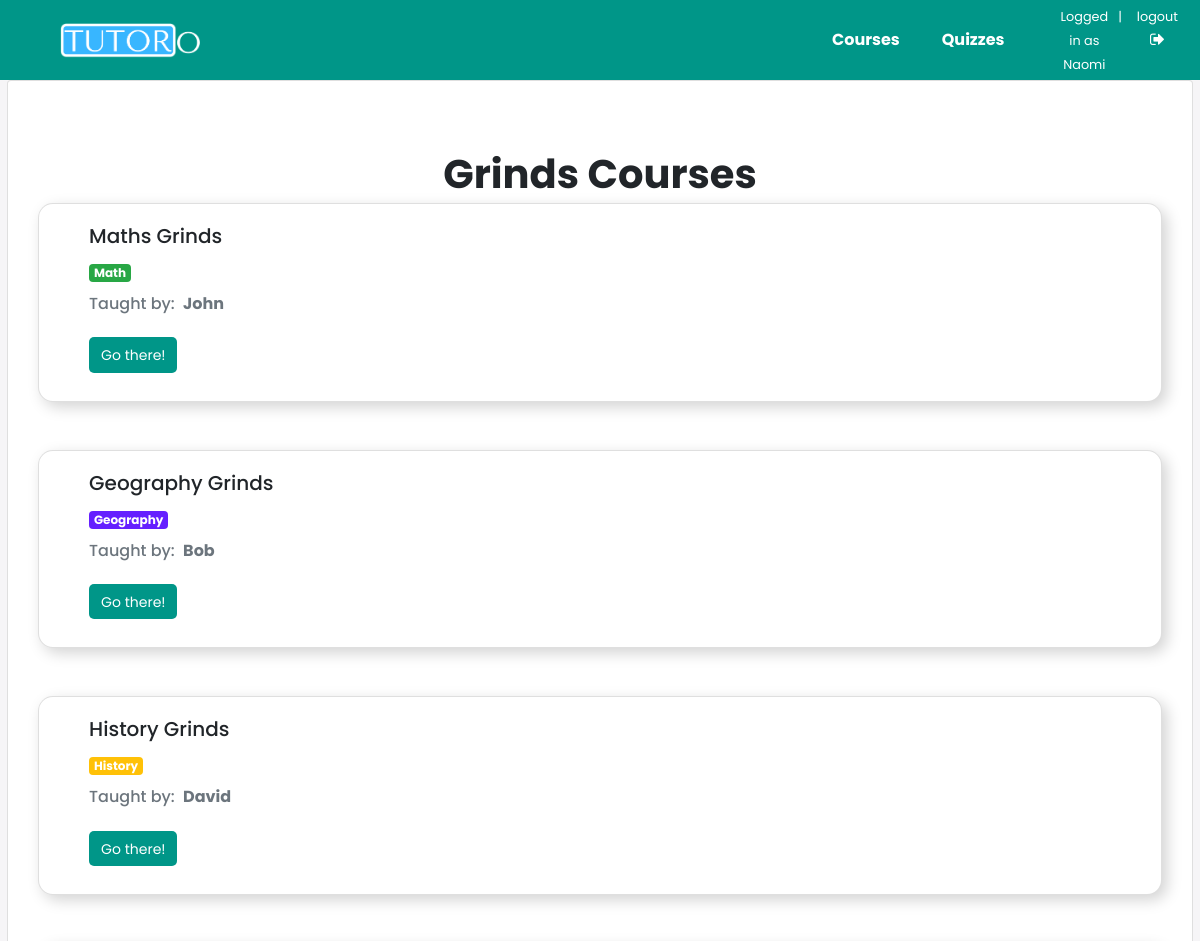
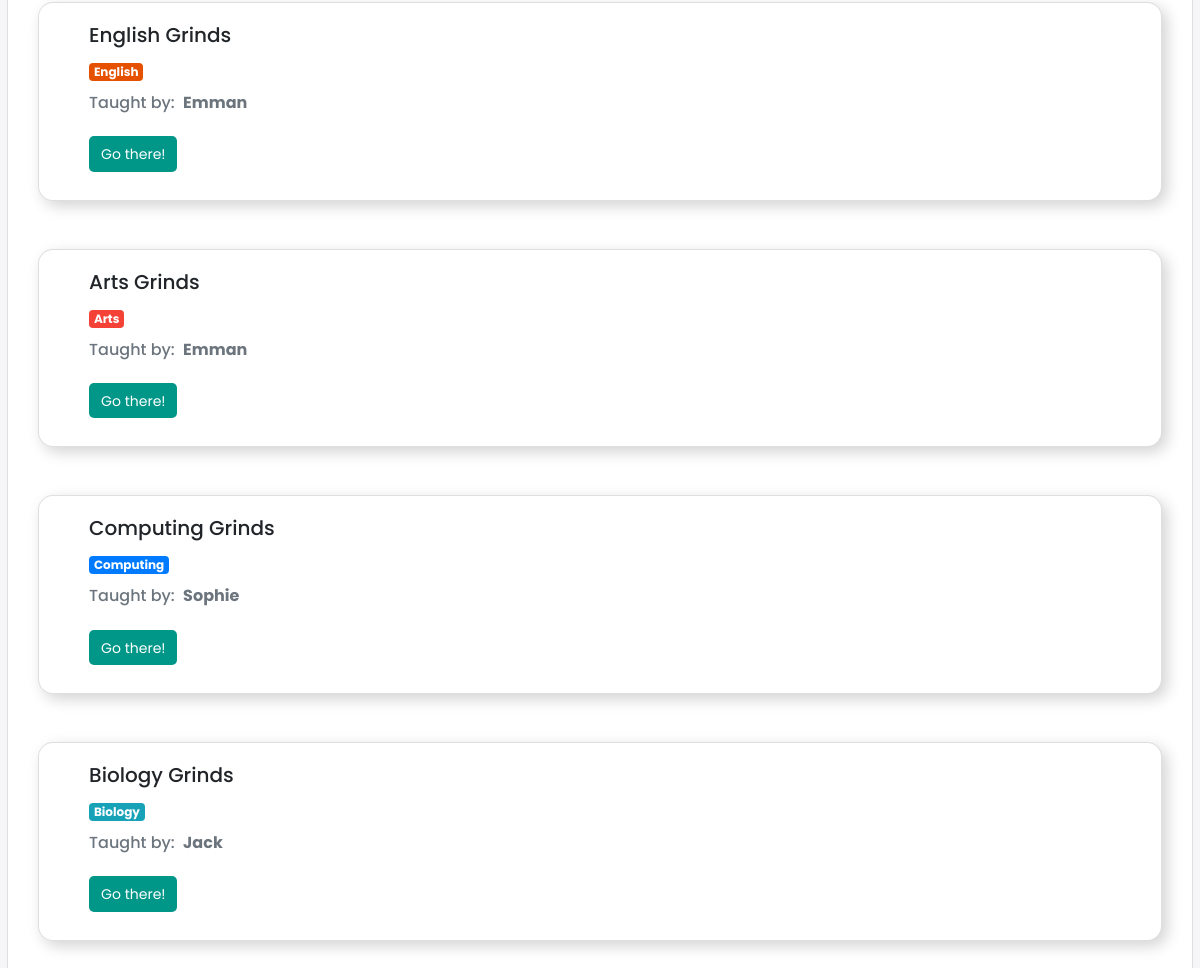
The page /studentdash/home/ (signed in) on the database its author committed (2 pictures, top to bottom).
### quiz/models.py (models this page shows, shortened)
class User(AbstractUser):
    is_student = models.BooleanField(default=False)
    is_tutor = models.BooleanField(default=False)

class Subject(models.Model):
    name = models.CharField(max_length=30)
    color = models.CharField(max_length=7, default='#007bff')
    def get_html_badge(self):
        name = escape(self.name)
        color = escape(self.color)
        html = '<span class="badge badge-primary" style="background-color: %s">%s</span>' % (color, name)
        return mark_safe(html)

### dashboard/models.py (models this page shows, shortened)
class Course(models.Model):
    name = models.CharField(max_length=255)
    description = models.TextField()
    subject = models.ForeignKey(Subject, on_delete=models.CASCADE)
    student = models.ManyToManyField(User, related_name='members')
    tutor = models.ForeignKey(User, on_delete=models.CASCADE, related_name='courses')

### dashboard/views/student_dashboard.py (the view)
# urls.py: path('home/', student_dashboard.CourseListView.as_view(), name='course_home'),
@method_decorator([login_required, student_required], name='dispatch')
class CourseListView(ListView):
    model = Course
    template_name = 'dashboard/students/home.html'
    context_object_name = 'courses'

### dashboard/templates/dashboard/students/home.html
{% extends 'dashboard/base.html' %}
{% block content %}
    <h1>Grinds Courses</h1>
    {% for course in courses %}
      <div class="card" style="font-family: 'Poppins', sans-serif; margin: 0 30px 0 30px; padding-left:30px; border-radius: 15px; box-shadow: 5px 5px 15px LightGrey;">
        <div class="card-body">
          <h5 class="card-title">{{course.name}}</a></h5>
          <p class="card-text">{{ course.subject.get_html_badge }}</p>
          <h6 class="card-subtitle mb-2 text-muted"><label>Taught by: </label>&nbsp;&nbsp;<strong>{{ course.tutor.first_name }}</strong></h6>
          <button><a href="{% url 'studentdash:course_detail' course.id %}">Go there!</a></button>
        </div>
      </div>
      <br></br>
    {% endfor %}
{% endblock %}

### dashboard/templates/dashboard/base.html (shortened to what this page needs)
<!DOCTYPE html>
{% load static %}
<!DOCTYPE html>
<html lang="en" dir="ltr">
  <head>
    <link rel="stylesheet" href="https://stackpath.bootstrapcdn.com/bootstrap/4.5.2/css/bootstrap.min.css">
    <link rel="stylesheet" href="https://stackpath.bootstrapcdn.com/font-awesome/4.7.0/css/font-awesome.min.css">
    <link rel="stylesheet" href="{% static '/css/style.css'%}">
  </head>
  <body>
    {% if user.is_student == True %}
      <div class="navbar">
      	<a href="{% url 'studentdash:course_home' %}"><img src="../../../static/images/TutorO_Logo.png" class="home-logo"></a>
        <ul class="links">
          <li><a href="{% url 'studentdash:course_home' %}">Courses</a></li>
      		<li><a href="{% url 'students:quiz_list' %}">Quizzes</a></li>
          <li>
            <ul style="padding: 0 10px 0 30px; float: right">
              <li><a href="" style="cursor: default; padding: 0; margin: 0 0 0 0; text-align:center; "><small>Logged in as {{user.first_name}}</small></a></li>
              <li><a href="" style="cursor: default; margin:0 5px 0 0; padding: 0;"><small>|</small></a></li>
          		<li><a href="{% url 'logout' %}" style="padding: 0; margin: 0 0 0 0; text-align: center"><small>logout</small><i class="fa fa-sign-out" aria-hidden="true"></i></a></li>
            </ul>
          </li>
        </ul>
      </div>
    {% endif %}
<div class="content-wrapper" style="margin-top:100px">
    <div class="card mb-3" style="margin-top:50px">
      <div class="card-body">
        </div>
      <br>
      {% block content %}
      {% endblock %}
      </div>
    </div>
  </body>
</html>

### static/css/style.css (style rules this page uses)
body { background: #f6f5f7; display: flex; justify-content: center; align-items: center; flex-direction: column; font-family: 'Poppins', sans-serif; height: 100vh; margin: -20px 0 50px; }
.content-wrapper { width: 98.82vw; height: 100%; }
h1 { font-weight: bold; margin: 0; text-align: center; padding: 5px; }
ul { decoration: none; list-style: none; font-size: 14px; display: flex; padding-top: 5px; padding-bottom: 5px; padding-left: 0; margin: 0; }
li { padding-right: 10px; }
a { color: #fff; text-decoration: none; font-size: 14px; margin: 15px 0; }
.navbar { position: fixed; z-index: 10; left: 0; right: 0; top: 0; font-family: 'Poppins', sans-serif; padding: 0 5%; height: 80px; background-color: #009688; }
.navbar .home-logo { float: left; width: auto; height: 35px; display: flex; align-items: center; font-size: 24px; }
.navbar .links { float: right; padding: 0; margin: 0; width: 30%; height: 100%; display: flex; justify-content: space-around; align-items: center; }
.navbar .links li { list-style: none; }
.navbar .links a { display: block; padding: 1em; font-size: 16px; font-weight: bold; color: #fff; text-decoration: none; }
button { border: 3px #009688; border-radius: 5px; margin: 8px 0; outline: none; padding: 5px 12px 5px 12px; box-sizing: border-box; border-color: #009688; font-family: 'Poppins', sans-serif; font-weight: normal; font-size: 17px; color: #fff; background-color: #009688; }

### rows shown on the page
User: first_name "Naomi"
Course: name "Maths Grinds", subject.get_html_badge "Math", tutor.first_name "John"
Course: name "Geography Grinds", subject.get_html_badge "Geography", tutor.first_name "Bob"
Course: name "History Grinds", subject.get_html_badge "History", tutor.first_name "David"
Course: name "English Grinds", subject.get_html_badge "English", tutor.first_name "Emman"
Course: name "Arts Grinds", subject.get_html_badge "Arts", tutor.first_name "Emman"
Course: name "Computing Grinds", subject.get_html_badge "Computing", tutor.first_name "Sophie"
Course: name "Biology Grinds", subject.get_html_badge "Biology", tutor.first_name "Jack"
